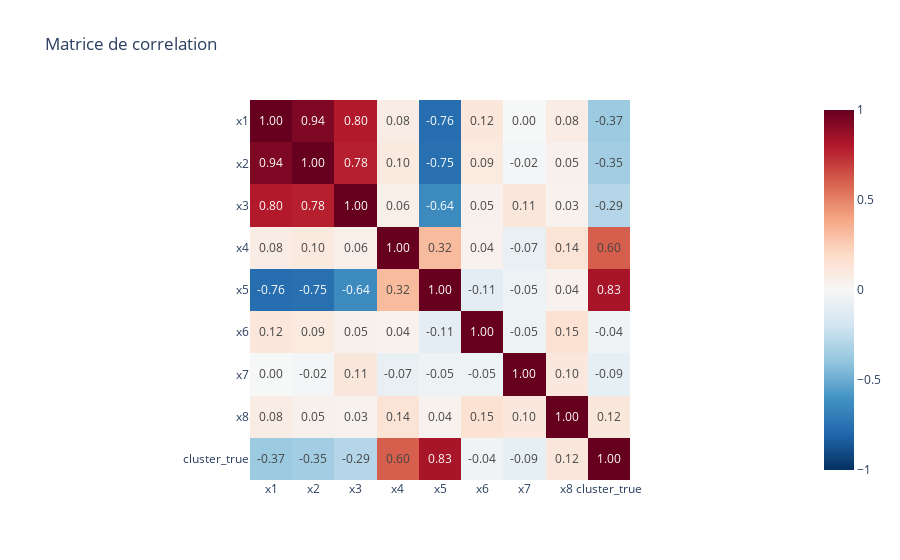

This figure's notebook cell:
### Code cell
# Matrice de correlation : identifie les relations lineaires entre variables
# Valeurs proches de +1/-1 = forte correlation, proches de 0 = pas de relation lineaire
mv_report = get(f"/mv/report/{ds_mv_id}")
corr = mv_report["result"]["data"]["correlation_matrix"]

corr_df = pd.DataFrame(corr)
fig = px.imshow(corr_df, text_auto=".2f", title="Matrice de correlation",
                color_continuous_scale="RdBu_r", zmin=-1, zmax=1)
fig.show()

### Figure 1 — Plotly figure (JSON) as saved in the notebook; plotly's stock layout.template omitted (floating-point values rounded to 4 significant figures)
{"data": [{"coloraxis": "coloraxis", "hovertemplate": "x: %{x}<br>y: %{y}<br>color: %{z}<extra></extra>", "name": "0", "texttemplate": "%{z:.2f}", "type": "heatmap", "x": ["x1", "x2", "x3", "x4", "x5", "x6", "x7", "x8", "cluster_true"], "xaxis": "x", "y": ["x1", "x2", "x3", "x4", "x5", "x6", "x7", "x8", "cluster_true"], "yaxis": "y", "z": [[1.0, 0.9396, 0.7982, 0.08001, -0.7632, 0.1173, -0.004738, 0.08096, -0.3716], [0.9396, 1.0, 0.7801, 0.09814, -0.7541, 0.09496, -0.02058, 0.04649, -0.3499], [0.7982, 0.7801, 1.0, 0.06017, -0.6403, 0.04708, 0.1116, 0.03414, -0.2933], [0.08001, 0.09814, 0.06017, 1.0, 0.3181, 0.0424, -0.07261, 0.1381, 0.6036], [-0.7632, -0.7541, -0.6403, 0.3181, 1.0, -0.1079, -0.05043, 0.03704, 0.8278], [0.1173, 0.09496, 0.04708, 0.0424, -0.1079, 1.0, -0.05124, 0.1531, -0.04353], [-0.004738, -0.02058, 0.1116, -0.07261, -0.05043, -0.05124, 1.0, 0.1038, -0.08779], [0.08096, 0.04649, 0.03414, 0.1381, 0.03704, 0.1531, 0.1038, 1.0, 0.1154], [-0.3716, -0.3499, -0.2933, 0.6036, 0.8278, -0.04353, -0.08779, 0.1154, 1.0]]}], "layout": {"coloraxis": {"cmax": 1, "cmin": -1, "colorscale": [[0, "rgb(5,48,97)"], [0.1, "rgb(33,102,172)"], [0.2, "rgb(67,147,195)"], [0.3, "rgb(146,197,222)"], [0.4, "rgb(209,229,240)"], [0.5, "rgb(247,247,247)"], [0.6, "rgb(253,219,199)"], [0.7, "rgb(244,165,130)"], [0.8, "rgb(214,96,77)"], [0.9, "rgb(178,24,43)"], [1, "rgb(103,0,31)"]]}, "title": {"text": "Matrice de correlation"}, "xaxis": {"anchor": "y", "constrain": "domain", "domain": [0, 1], "scaleanchor": "y"}, "yaxis": {"anchor": "x", "autorange": "reversed", "constrain": "domain", "domain": [0, 1]}}}
